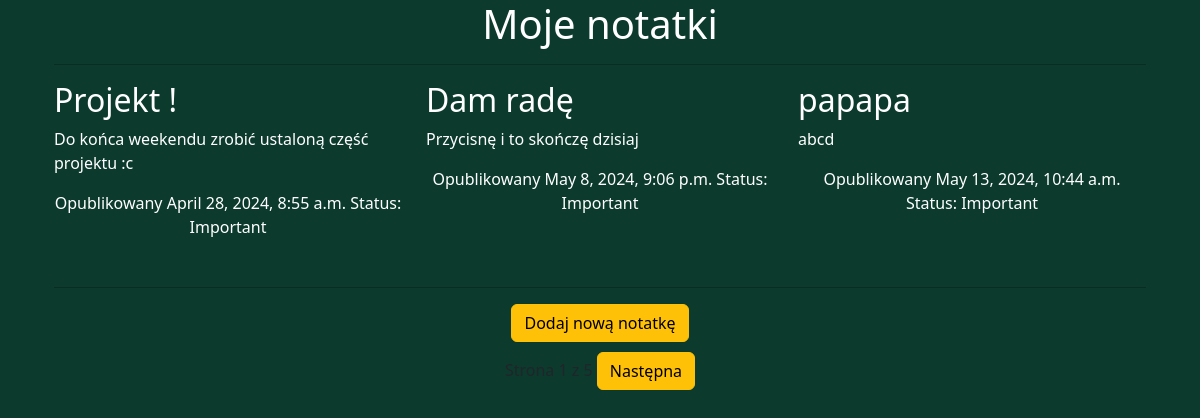
The page / on the database its author committed.
### aplikacjaNotatnik/models.py (models this page shows, shortened)
class Note(models.Model):
    STATUS_CHOICES = (
        ('Important', 'Important'),
        ('Usually', 'Usually')
    )
    title = models.CharField(max_length=100)
    text = models.TextField()
    time = models.DateTimeField(auto_now_add=True)
    author = models.ForeignKey(User, on_delete=models.CASCADE)
    status = models.CharField(max_length=10, choices=STATUS_CHOICES, default='Usually')
    id = models.AutoField(primary_key=True)
    def get_absolute_url(self):
        return reverse('detail_note', args=[self.id])

### aplikacjaNotatnik/views.py (the view)
# urls.py: path("", views.notes_list, name='notes_list'),
def notes_list(request):
    notes = Note.objects.all()
    important_notes = Note.objects.filter(status='Important')
    usually_notes = Note.objects.filter(status='Usually')
    notes = list(important_notes) + list(usually_notes)
    paginator = Paginator(notes, 3)
    page_number = request.GET.get('page')
    try:
        notes = paginator.page(page_number)
    except PageNotAnInteger:
        notes = paginator.page(1)
    except EmptyPage:
        notes = paginator.page(paginator.num_pages)
    return render(request, 'notes_list.html', {'notes': notes})

### aplikacjaNotatnik/templates/notes_list.html (shortened to what this page needs)
{% extends "base.html" %}
{% load static %}
{% block content %}
<main>
    <div class="container">
        <div class="row">
            <div class="col-12">
                <h1 class="info">Moje notatki</h1>
                <hr>
            </div>
        </div>
        <div class="row">
            {% for note in notes %}
                <div class="col-md-6 col-lg-4 mb-3">
                    <h2><a class="note-title" href="{{ note.get_absolute_url }}">{{ note.title }}</a></h2>
                    <div class="note-text">{{ note.text|truncatewords:30|linebreaks }}</div>
                    <p class="info">Opublikowany {{ note.time }} Status: {{ note.status }}</p>
                </div>
            {% endfor %}
        </div>
        <hr>
        <div class="row">
            <div class="col-15 text-center">
                <a class="btn btn-warning add-note-margin" href="{% url 'add_note' %}">Dodaj nową notatkę</a>
                <br>
                {% include "pagination.html" with page=notes %}
            </div>
        </div>
    </div>
</main>
{% endblock %}

### aplikacjaNotatnik/templates/base.html (shortened to what this page needs)
{% load static %}
<!DOCTYPE html>
<html lang="pl-PL">
<head>
    <link href="{% static "css/notatnik.css" %}" rel="stylesheet">
    <link href="https://cdn.jsdelivr.net/npm/bootstrap@5.3.3/dist/css/bootstrap.min.css" rel="stylesheet">
</head>
<body>
    <div class="container">
        <div class="row">
            <div class="col">
                {% block content %}
                {% endblock %}
            </div>
        </div>
    </div>
</body>
</html>

### aplikacjaNotatnik/templates/pagination.html (shortened to what this page needs)
<div class="pagination">
    <span class="step-links">
        <span class="current">
        </span>
    {% if page.has_next %}
        <a class="btn btn-warning" href="?page={{ page.next_page_number }}">Następna</a>
    {% endif %}
    </span>
</div>

### aplikacjaNotatnik/static/css/notatnik.css (style rules this page uses)
.note-title, .info { text-decoration: none; color: white; }
body { background-color: #0C3B2E !important; }
.note-text { color: white !important; }
.add-note-margin { margin-bottom: 10px !important; }
.info-center, .info { text-align: center !important; }
.pagination { display: inline-block !important; }
hr { color: black !important; }

### rows shown on the page
Note: title "Projekt !", text "Do końca weekendu zrobić ustaloną część projektu :c", time "April 28, 2024, 8:55 a.m.", status "Important"
Note: title "Dam radę", text "Przycisnę i to skończę dzisiaj", time "May 8, 2024, 9:06 p.m.", status "Important"
Note: title "papapa", text "abcd", time "May 13, 2024, 10:44 a.m.", status "Important"
